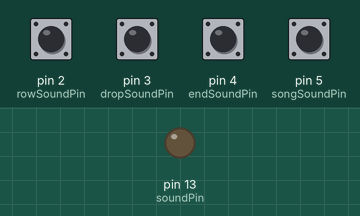
Bench run of a sketch on a simulated Arduino Nano, built with avr-gcc and run on an emulated ATmega328P. Parts: output pins drawn as LEDs (lit = HIGH). The inputs (shaded band) are chosen by the test bench; at power-on: pin 2 (rowSoundPin), pin 3 (dropSoundPin), pin 4 (endSoundPin), pin 5 (songSoundPin) HIGH. What the sketch prints to the serial monitor is not drawn.

Above: at 1.2 s.
1.3 s: pin 2 (rowSoundPin) pulled LOW for 0.15 s
At 1.58 s:
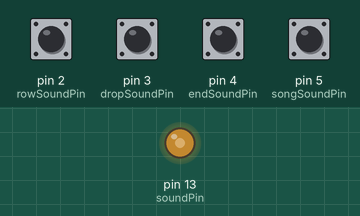
3.1 s: pin 2 (rowSoundPin) pulled LOW for 1 s
At 4.4 s:
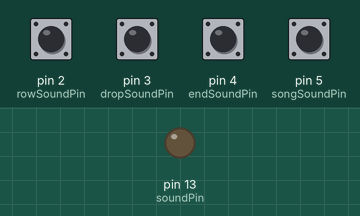
6.1 s: pin 4 (endSoundPin) pulled LOW for 0.15 s
9.1 s: pin 5 (songSoundPin) pulled LOW for 0.15 s
At 10.4 s:
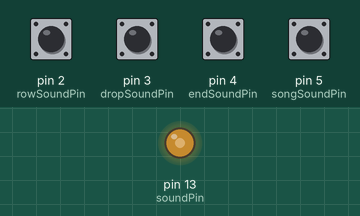
Timing chart, 0 to 23.2 s (numbered marks = the images above; inputs shaded):
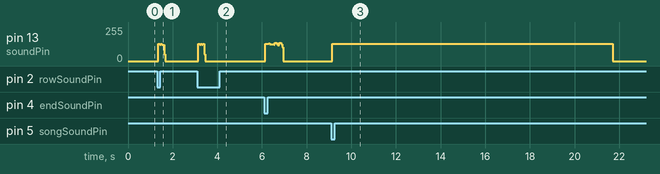

Measured:
- after the input at 1.3 s, pin 13 (soundPin): 0/255 → 129/255 at once, → 122/255 0.08 s later, → 0/255 0.20 s later
- after the input at 3.1 s, pin 13 (soundPin): 0/255 → 129/255 at once, → 128/255 0.08 s later, → 0/255 0.20 s later
- after the input at 9.1 s, pin 13 (soundPin): 0/255 → 129/255 at once, → 0/255 12.6 s later

The sketch:

bitris_sounds.ino
```cpp
// **********************************
// bitris_sounds.ino
// Elliot Lewandowski & Jenae Matson
// last updated: 2024-4-30
// CS 241 Final Project: Bitris
//  Code to run Bitris sound effects
//  on an Arduino Nano.
// **********************************


// Pin for playing sound
const int soundPin =13;
// Pins for receiving instructions
const int rowSoundPin = 2;
const int dropSoundPin = 3;
const int endSoundPin = 4;
const int songSoundPin = 5;

const int num_notes = 41;

// Arrays of frequencies and durations for Tetris theme song Korobeiniki
// From the blog "Musings of a Fondue"
// https://www.jk-quantized.com/blog/2013/11/22/tetris-theme-song-using-processing
int noteDuration[num_notes] = {

    406, 203, 203, 406, 203, 203, 406, 203, 203, 406,
    203, 203, 609, 203, 406, 406, 406, 406, 203, 203,
    203, 203, 609, 203, 406, 203, 203, 609, 203, 406,
    203, 203, 406, 203, 203, 406, 406, 406, 406, 406, 406
};
int noteFrequency[num_notes] = {

    659, 494, 523, 587, 523, 494, 440, 440, 523,
    659, 587, 523, 494, 523, 587, 659, 523,
    440, 440, 440, 494, 523, 587, 698, 880, 784,
    698, 659, 523, 659, 587, 523, 494, 494,
    523, 587, 659, 523, 440, 440, 0
};


// Play the given note, in Hz, for the given duration, in milliseconds
// Function from Dr. Lawlor
int digitalWriteUS = 4;
void playNote(int frequencyHz, int durationMs) {

  int cycleTimeUS=long(1000000)/frequencyHz;
  int delayTimeUS=cycleTimeUS/2-digitalWriteUS;

  digitalWrite(soundPin,LOW);

  bool bounce=true;
  int cycles=2*(durationMs*long(1000))/cycleTimeUS;
  for (int i=0;i<cycles;i++) {

    digitalWrite(soundPin,bounce); bounce=!bounce;
    delayMicroseconds(delayTimeUS);
  }

  digitalWrite(soundPin,LOW);
}

// Play the main theme song
void playKorobeiniki() {

  for(int i = 0; i < num_notes ; i++) {

    playNote(noteFrequency[i], noteDuration[i]);
  }

  delay(20);
}

// Play the row clear sound effect
void playRowClear() {

  playNote(493, 100);
  delay(1);
  playNote(493, 100);
  delay(5);
  playNote(1396, 100);
}

// Play the hard drop sound effect
void playBlockDrop() {

  playNote(500, 30);
  playNote(2000, 30);
  playNote(500, 50);
}

// Play the game over sound effect
void playGameOver() {

  playNote(800, 200);
  playNote(200, 200);
  playNote(70, 400);
  // Delay before background music starts playing
  delay(1000);
}

void setup() {

  Serial.begin(57600);
  Serial.println("***********\n    Startup   \n***********");

  pinMode(soundPin, OUTPUT);
  pinMode(rowSoundPin, INPUT_PULLUP);
  pinMode(dropSoundPin, INPUT_PULLUP);
  pinMode(endSoundPin, INPUT_PULLUP);
  pinMode(songSoundPin, INPUT_PULLUP);

  attachInterrupt(digitalPinToInterrupt(rowSoundPin), playRowClear, FALLING);
  attachInterrupt(digitalPinToInterrupt(dropSoundPin), playBlockDrop, FALLING);
}

void loop() {

 if(digitalRead(endSoundPin) == LOW) {

  playGameOver();
 }

 if(digitalRead(songSoundPin) == LOW) {

  playKorobeiniki();
 }
}
```
